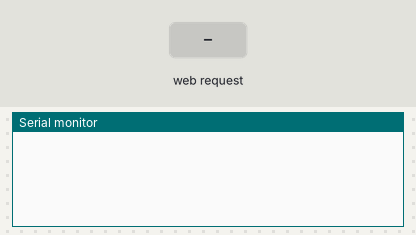
Recording of a sketch running on a simulated ESP32. On the bench: the last lines printed to the serial monitor. The test bench sets the inputs (shaded band).

Above: at 1.2 s.
1.3 s: HTTP request GET /Constantes received
At 2.1 s:
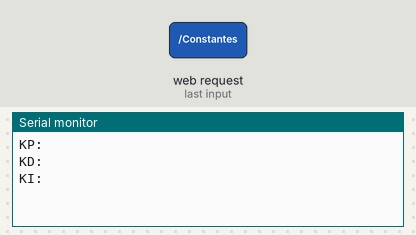
2.8 s: HTTP request GET /Constantes?KP=1 received
At 3.3 s:
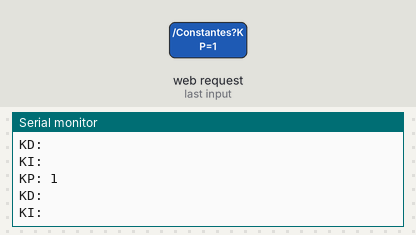

Measured:
- after the input at 1.3 s, the serial monitor: prints a new line at once (image 1)
- after the input at 2.8 s, the serial monitor: prints a new line at once (image 2)

The sketch:

ServidorVelocista.ino
```cpp
#include <WiFi.h>
#include <WebServer.h>

#ifndef LED_BUILTIN
#define LED_BUILTIN 2   // Set the GPIO pin where you connected your test LED or comment this line out if your dev board has a built-in LED
#endif

// Set these to your desired credentials.
const char *ssid = "Velocista";
const char *password = "12345678";

WebServer server(80);

void setup() {
  Serial.begin(115200);

  if (!WiFi.softAP(ssid, password)) {
    log_e("Soft AP creation failed.");
    while(1);
  }
  IPAddress myIP = WiFi.softAPIP();

  server.on("/", handleRoot);
  server.on("/Constantes", constantes);
  server.begin();
}

void loop() {
  server.handleClient();
}

void constantes() {
  String KP = server.arg("KP");
  Serial.print("KP: ");
  Serial.println(KP);
  String KD = server.arg("KD");
  Serial.print("KD: ");
  Serial.println(KD);
  String KI = server.arg("KI");
  Serial.print("KI: ");
  Serial.println(KI);
  server.send(200, "text/plain", "Constantes");
}

void handleRoot() {
  const String Pagina =  R"====(<!DOCTYPE html><html><head><meta charset="UTF-8"><title>Servidor velocista</title></head><style>body{display:flex;flex-direction:column;align-items:center}.Input_Constantes{display:flex;height:30px;margin:10px;align-items:center}.Input_title{padding-right:10px}.Boton{padding:5px 5px;margin:10px 20px}</style><body><h1>Servidor velocista</h1><div class="Input_Constantes"><h4 class="Input_title">KP</h4><input id="KP" type="number"></div><div class="Input_Constantes"><h4 class="Input_title">KD</h4><input id="KD" type="number"></div><div class="Input_Constantes"><h4 class="Input_title">KI</h4><input id="KI" type="number"></div><div><button class="Boton" onclick="envierConstantes()">Enviar constantes</button><button class="Boton">Iniciar robot</button></div></body><script>function envierConstantes() {
      const KP = document.getElementById("KP").value;
      const KD = document.getElementById("KD").value;
      const KI = document.getElementById("KI").value;

      const href = window.location.href;
      const url = href + 'Constantes?' + 'KP=' + KP + '&' + 'KD=' + KD + '&' + 'KI=' + KI

      fetch(url)
        .then(response => {
          if (!response.ok) {
              throw new Error('La solicitud no fue exitosa');
          }
        })
    }</script></html>)====";
  server.send(200, "text/html", Pagina);
}
```
